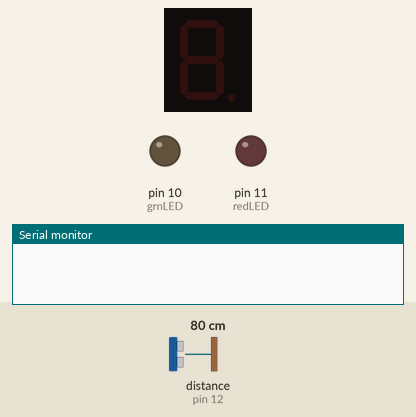
Bench run of a sketch on a simulated Arduino Uno, built with avr-gcc and run on an emulated ATmega328P. On the bench: 1-digit seven-segment display, output pins drawn as LEDs (lit = HIGH), the last lines printed to the serial monitor. Wiring (inferred from the names in the program): ultrasonic range finder: trigger pin 13; echo pin 12. The test bench sets the inputs (shaded band); at power-on: distance to the obstacle (sensor on pin 12) 80 cm. The echo pulse lasts 58.3 µs per cm; pins used as bus, display or sensor lines are not drawn.

Above: at 1.2 s.
1.3 s: distance to the obstacle (sensor on pin 12) set to 22 cm
3.5 s: distance to the obstacle (sensor on pin 12) set to 18 cm
At 5.4 s:
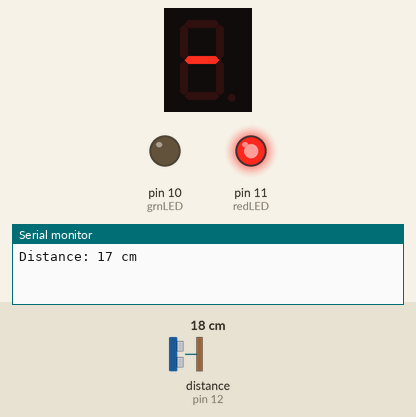
6.0 s: distance to the obstacle (sensor on pin 12) set to 47 cm
7.7 s: distance to the obstacle (sensor on pin 12) set to 56 cm
At 8.9 s:
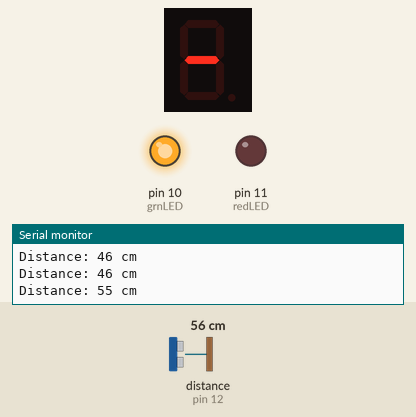
10.0 s: distance to the obstacle (sensor on pin 12) set to 2 cm
At 11.7 s:
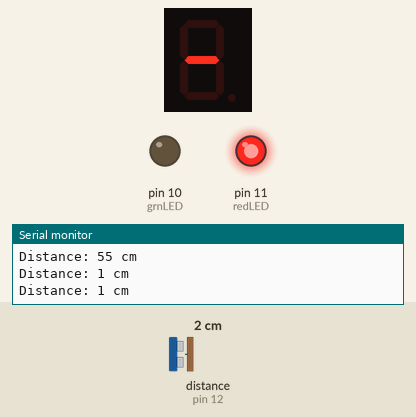
12.0 s: distance to the obstacle (sensor on pin 12) set to 60 cm
At 13.6 s:
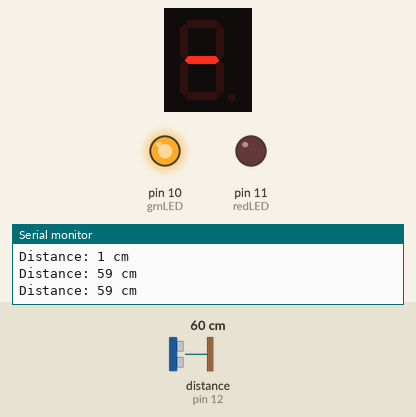
Timing chart, 0 to 15.0 s (numbered marks = the images above; inputs shaded):
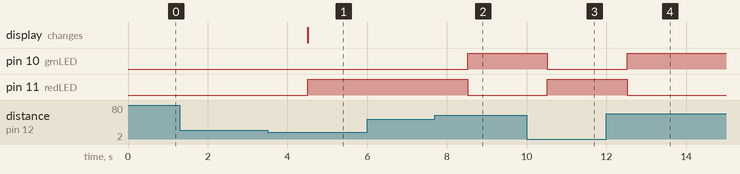

The sketch:

handwash_timer_pcb.ino
```cpp
#define trigPin 13
#define echoPin 12
#define redLED 11
#define grnLED 10

#include "SevSeg.h"
SevSeg sevseg;

void setup() {
  // Timer setup
  byte numDigits = 1;
  byte digitPins[] = {};
  byte segmentPins[] = {6, 5, 2, 3, 4, 7, 8, 9};
  bool resistorsOnSegments = true;

  byte hardwareConfig = COMMON_CATHODE;
  sevseg.begin(hardwareConfig, numDigits, digitPins, segmentPins, resistorsOnSegments);
  sevseg.setBrightness(90);

  // Motion sensor setup
  Serial.begin (9600);
  pinMode(trigPin, OUTPUT);
  pinMode(echoPin, INPUT);
  pinMode(redLED, OUTPUT);
  pinMode(grnLED, OUTPUT);
}

void loop() {
  long duration, distance;
  digitalWrite(trigPin, LOW);  // Added this line
  delayMicroseconds(2); // Added this line
  digitalWrite(trigPin, HIGH);
  delayMicroseconds(10); // Added this line
  digitalWrite(trigPin, LOW);
  duration = pulseIn(echoPin, HIGH);
  distance = duration * 0.034 / 2;
  if(distance < 20) {  // If an object comes close to sensor, i.e, someone starts washing hands
   for(int i = 20; i >= 0; i--){
        sevseg.setNumber(i, -1);
        delay(1000);

        long duration, distance;
        digitalWrite(trigPin, LOW);  // Added this line
        delayMicroseconds(2); // Added this line
        digitalWrite(trigPin, HIGH);
        delayMicroseconds(10); // Added this line
        digitalWrite(trigPin, LOW);
        duration = pulseIn(echoPin, HIGH);
        distance = duration * 0.034 / 2;

        Serial.print("Distance: ");
        Serial.print(distance);
        Serial.print(" cm\n");
        digitalWrite(redLED,HIGH); // When the Red condition is met, the Green LED should turn off
        digitalWrite(grnLED,LOW);

        if (distance > 50 || distance == 0) {
          digitalWrite(redLED,LOW);
          digitalWrite(grnLED,HIGH);
        }
        sevseg.refreshDisplay();
   }
   digitalWrite(redLED, LOW);
   digitalWrite(grnLED, LOW);
   delay(5000);
  }
}
```

Measured:
- the behaviour switches between 21 and 20 cm on distance to the obstacle (sensor on pin 12) (found by bisection; images 0 and 1)
- the behaviour switches between 51 and 52 cm on distance to the obstacle (sensor on pin 12) (found by bisection; images 1 and 2)
- after the input at 1.3 s, every drawn part: stays the same
- after the input at 3.5 s, pin 11 (redLED): LOW → HIGH after 1.0 s; the display: changes after 1.0 s (image 1)
- after the input at 7.7 s, pin 10 (grnLED): LOW → HIGH after 0.82 s; pin 11 (redLED): HIGH → LOW after 0.82 s
- after the input at 10.0 s, pin 10 (grnLED): HIGH → LOW after 0.52 s; pin 11 (redLED): LOW → HIGH after 0.52 s
- after the input at 12.0 s, pin 10 (grnLED): LOW → HIGH after 0.53 s; pin 11 (redLED): HIGH → LOW after 0.53 s
